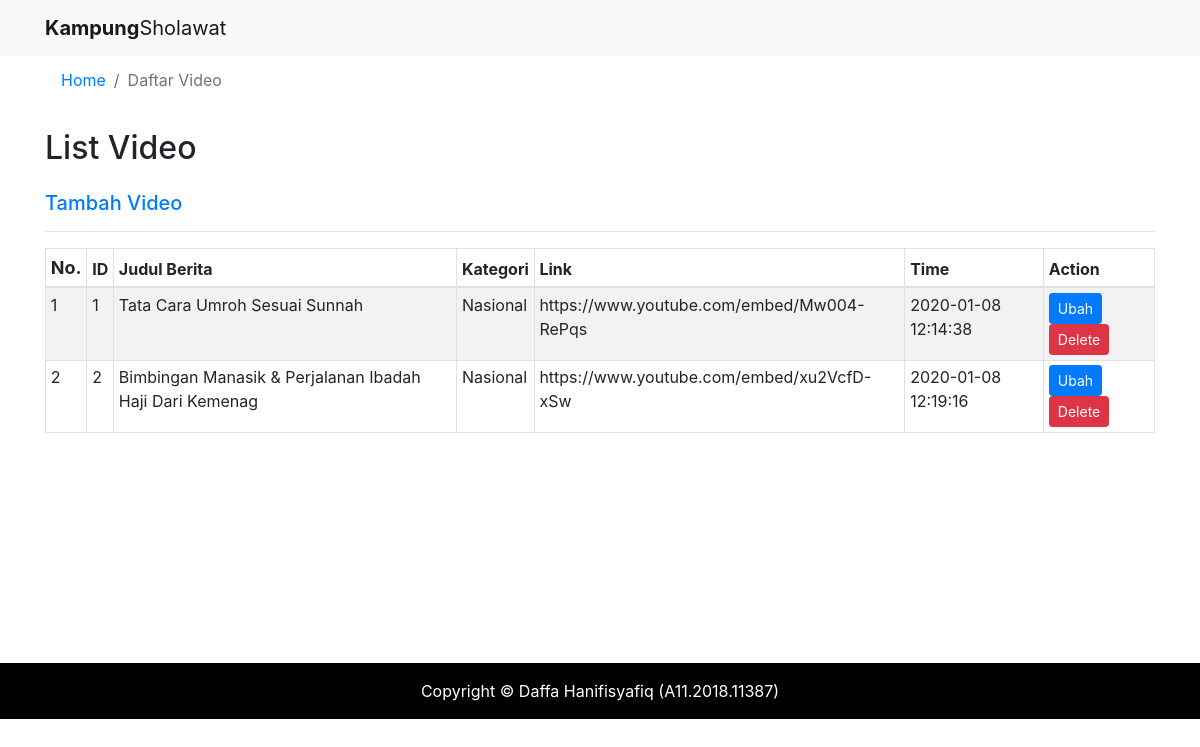
Screenshot of /admin/list_video.php (signed in) with the database file from the repository.
### tables this page shows
CREATE TABLE `tb_video` (
  `id` int(11) NOT NULL,
  `judul` varchar(100) NOT NULL,
  `kategori` varchar(100) NOT NULL,
  `link` varchar(100) NOT NULL,
  `time` varchar(100) NOT NULL
);

### admin/list_video.php (the view, shortened to what this page needs)
<?php
require 'functions.php';
$berita = mysqli_query($conn, "SELECT * FROM tb_video");
?>
<!DOCTYPE html>
<html lang="en">
<head>
    <link rel="stylesheet" href="..\assets\css\bootstrap.min.css">
</head>
<body>
    <?php include "header2.php"; ?>
    <div class="container">
        <nav aria-label="breadcrumb">
            <ol class="breadcrumb bg-white">
                <li class="breadcrumb-item"><a href="dashboard.php">Home</a></li>
                <li class="breadcrumb-item active" aria-current="page">Daftar Video</li>
            </ol>
        </nav>
        <h2 style="margin: 25px 0 0 0;">
            List Video
        </h2>
        <br>
        <h5><a href="add_video.php">Tambah Video</a></h5>
        <hr>
        <table class="table table-striped table-hover table-sm table-bordered" style="margin: 10px 0 0 0;">
            <thead>
                <tr>
                    <th scope="col" style="font-size: large;">No.</th>
                    <th scope="col">ID</th>
                    <th scope="col">Judul Berita</th>
                    <th scope="col">Kategori</th>
                    <th scope="col">Link</th>
                    <th scope="col">Time</th>
                    <th scope="col">Action</th>
                </tr>
            </thead>
            <tbody>
                <?php $i = 1; ?>
                <?php foreach ($berita as $news) : ?>
                    <tr>
                        <td>
                            <?= $i; ?>
                        </td>
                        <td>
                            <?= $news["id"]; ?>
                        </td>
                        <td>
                            <?= $news["judul"]; ?>
                        </td>
                        <td>
                            <?= $news["kategori"]; ?>
                        </td>
                        <td>
                            <?= $news["link"]; ?>
                        </td>
                        <td>
                            <?= $news["time"]; ?>
                        </td>
                        <td>
                            <a href="editv.php?id=<?= $news["id"]; ?>">
                                <button type="submit" name="ubah" class="btn btn-sm btn-primary">Ubah</button>
                            </a>
                            <a href="deletev.php?id=<?= $news["id"]; ?>">
                                <button type="submit" name="hapus" class="btn btn-sm btn-danger" Onclick="return ConfirmDelete();"> Delete</button>
                            </a>
                        </td>
                    </tr>
                    <?php $i++; ?>
                <?php endforeach; ?>
            </tbody>
        </table>
    </div>
    <div style="margin:230px 0 0 0;">
        <?php include('footer.php') ?>
    </div>
</body>
</html>

### rows the page displays
tb_video: id "1", judul "Tata Cara Umroh Sesuai Sunnah", kategori "Nasional", link "https://www.youtube.com/embed/Mw004-RePqs", time "2020-01-08 12:14:38"
tb_video: id "2", judul "Bimbingan Manasik & Perjalanan Ibadah Haji Dari Kemenag", kategori "Nasional", link "https://www.youtube.com/embed/xu2VcfD-xSw", time "2020-01-08 12:19:16"
